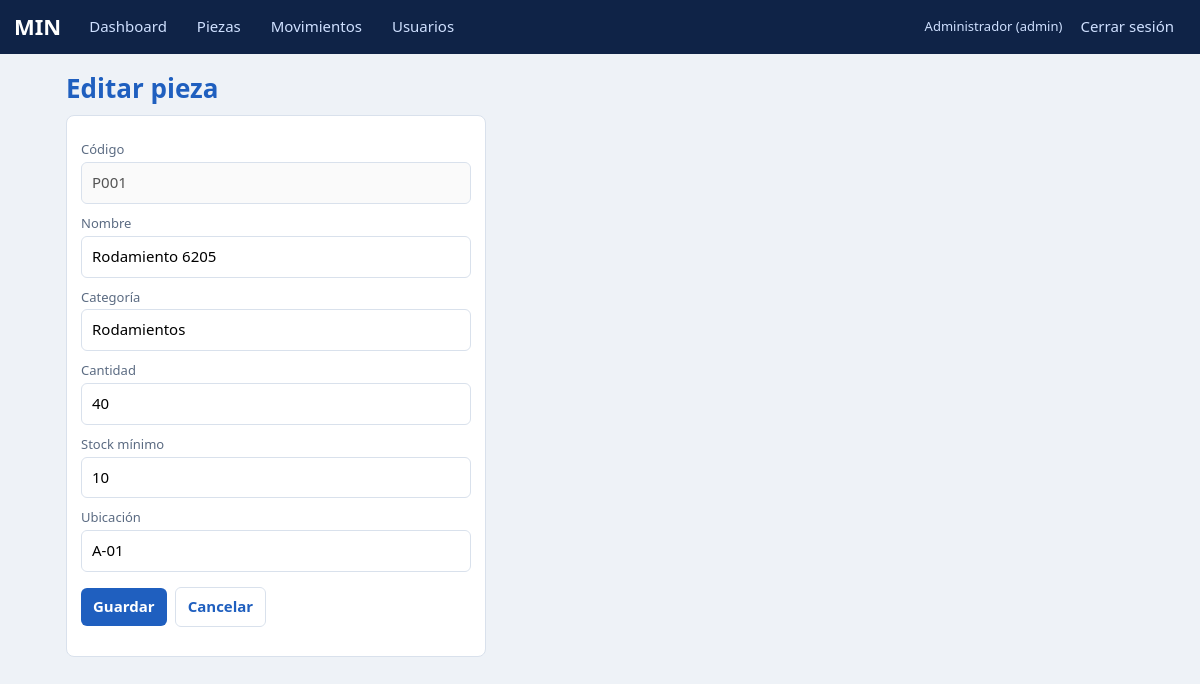
Screenshot of /piezas/P001/editar (signed in) with the database file from the repository.
### tables this page shows
CREATE TABLE piezas(codigo TEXT PRIMARY KEY, nombre TEXT, categoria TEXT, cantidad INTEGER, minimo INTEGER, ubicacion TEXT);

### app.py (the view, shortened to what this page needs)
@app.route("/piezas/nueva", methods=["GET", "POST"])
@app.route("/piezas/<codigo>/editar", methods=["GET", "POST"])
@acceso("admin")
def pieza_form(codigo=None):
    p = db().execute("SELECT * FROM piezas WHERE codigo=?", (codigo,)).fetchone() if codigo else None
    if codigo and not p: abort(404)
    return render_template("pieza_form.html", p=p or request.form)

### app.py (called while the page is built)
def db():
    if "db" not in g:
        g.db = sqlite3.connect(DB)
        g.db.row_factory = sqlite3.Row
    return g.db

@app.teardown_appcontext
def close(_):
    d = g.pop("db", None)
    if d: d.close()

def acceso(*roles):
    def deco(f):
        @wraps(f)
        def w(*a, **k):
            if "uid" not in session: return redirect(url_for("login"))
            if roles and session["rol"] not in roles: abort(403)
            return f(*a, **k)
        return w
    return deco

### templates/pieza_form.html (shortened to what this page needs)
{% extends "base.html" %}
{% block c %}
<h1>{{ 'Editar' if p.codigo and request.endpoint == 'pieza_form' and request.view_args.codigo else 'Agregar' }} pieza</h1>
<div class="card" style="max-width:420px">
    <form method="post">
        <label>Código</label>
        <input name="codigo" value="{{ p.codigo or '' }}" {{ 'disabled' if request.view_args.codigo }} required>
        <label>Nombre</label>
        <input name="nombre" value="{{ p.nombre or '' }}" required>
        <label>Categoría</label>
        <input name="categoria" value="{{ p.categoria or '' }}" required>
        <label>Cantidad</label>
        <input name="cantidad" type="number" min="0" value="{{ p.cantidad if p.cantidad is not none else 0 }}" required>
        <label>Stock mínimo</label>
        <input name="minimo" type="number" min="0" value="{{ p.minimo if p.minimo is not none else 5 }}" required>
        <label>Ubicación</label>
        <input name="ubicacion" value="{{ p.ubicacion or '' }}" required>
        <p class="row">
            <button>Guardar</button>
            <a class="btn g" href="{{ url_for('piezas') }}">Cancelar</a>
        </p>
    </form>
</div>
{% endblock %}

### static/style.css (style rules this page uses)
:root { --bg:#eef2f7;--card:#fff;--tx:#14233c;--mu:#5b6b82;--nav:#0f2347;--pri:#1f5fbf;--bd:#d9e1ec;--ok:#1e8a3c;--okb:#dff3e4;--lo:#b07a00;--lob:#fff1c7;--no:#c42a35;--nob:#fde1e3;--inf:#dbeafe }
* { box-sizing:border-box }
body { margin:0;background:var(--bg);color:var(--tx);font:15px/1.45 "Segoe UI",Roboto,Arial,sans-serif }
h1,h2,h3 { margin:0 0 8px }
h1 { color:var(--pri);font-size:26px }
.card { background:var(--card);border:1px solid var(--bd);border-radius:8px;padding:14px;margin-bottom:12px;overflow-x:auto }
button,.btn { cursor:pointer;border:0;border-radius:6px;padding:8px 12px;background:var(--pri);color:#fff;font:inherit;font-weight:600;text-decoration:none;display:inline-block }
.g { background:transparent;color:var(--pri);border:1px solid var(--bd) }
input,select { padding:9px 10px;border:1px solid var(--bd);border-radius:6px;font:inherit;width:100% }
label { display:block;font-size:13px;color:var(--mu);margin:10px 0 3px }
.row { display:flex;gap:8px;flex-wrap:wrap;align-items:center }

### rows the page displays
piezas: codigo "P001", nombre "Rodamiento 6205", categoria "Rodamientos", cantidad "40", minimo "10", ubicacion "A-01"

### other values shown
{{ n }} "Dashboard" "Piezas" "Movimientos" "Usuarios"
{{ session.nombre }} "Administrador"
{{ session.rol }} "admin"
